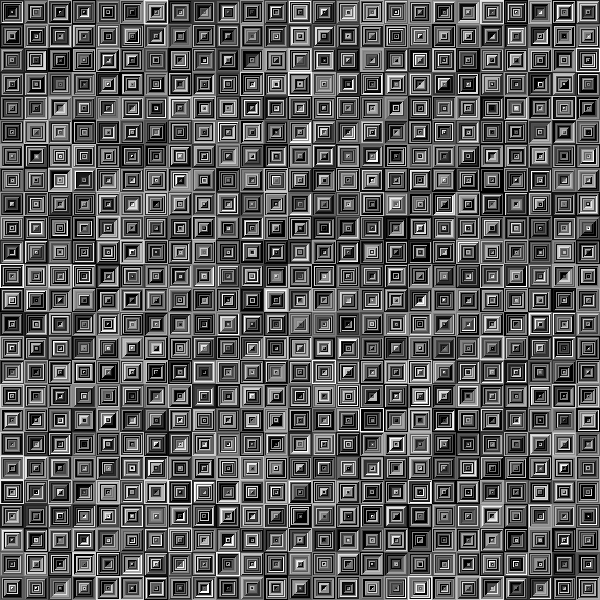
Frame 1 (no input)
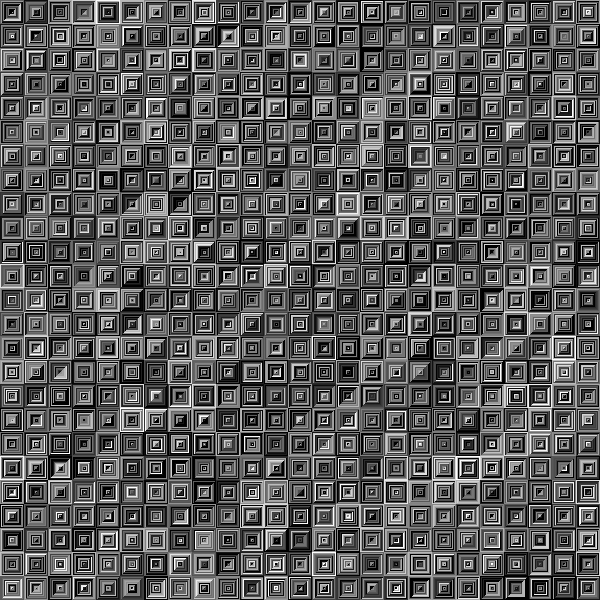
Frame 60 (the mouse pressed at the canvas centre just before this capture)
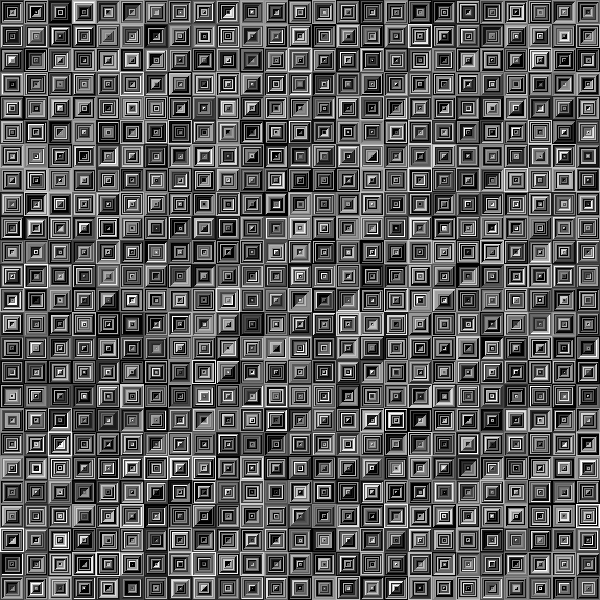
Frame 120 (the mouse held since frame 60 and released just before this capture)

The Processing sketch that drew these frames (run headless with seeded random() and noise(); from frame 60 on, the mouse is pressed at the canvas centre):

// Processing sketch: processing_143044
// ── processing_143044.pde

/*
Coded by Kof @ 
Fri Apr  4 23:19:39 CEST 2014



   ,dPYb,                  ,dPYb,
   IP'`Yb                  IP'`Yb
   I8  8I                  I8  8I
   I8  8bgg,               I8  8'
   I8 dP" "8    ,ggggg,    I8 dP
   I8d8bggP"   dP"  "Y8ggg I8dP
   I8P' "Yb,  i8'    ,8I   I8P
  ,d8    `Yb,,d8,   ,d8'  ,d8b,_
  88P      Y8P"Y8888P"    PI8"8888
                           I8 `8,
                           I8  `8,
                           I8   8I
                           I8   8I
                           I8, ,8'
                            "Y8P'
*/

float SPEED = 8.17;
float STEP = 110.33;
float SPREAD = 10013.97;

//////////////////////////////////////

ArrayList modulars;
int SIZE = 24;

//////////////////////////////////////

void setup(){

  size(600,600);

  modulars = new ArrayList();

  for(int y =0 ; y < height;y+=SIZE){
    for(int x =0 ; x < width;x+=SIZE){
      modulars.add(new Modular(x,y,SIZE));
    }
  }

  frameRate(30);
  noSmooth();


}


void draw(){

  for(Object o: modulars){
    Modular m = (Modular)o;
    m.draw();
  }
}


//////////////////////////////////////


class Modular{

  PGraphics img;
  int x,y,w,h;
  float cset[];

  Modular(int _x,int _y,int _d){

    x = _x;
    y = _y;

    w = _d;
    h = _d;

    cset = new float[w>=h?w:h];
    img = createGraphics(w,h,JAVA2D);

    fillColors();


  }

  void fillColors(){
    for(int i = 0 ;  i < cset.length;i++){
      // magic oneliner
      cset[i] = 255*(noise((frameCount/SPEED+i*STEP+modulars.indexOf(this)*SPREAD))*2.0-0.6);
      cset[i] = constrain(cset[i],0,255);
    }
    regenerate();

  }

  void regenerate(){
    img.beginDraw();
    img.noSmooth();
    img.rectMode(CENTER);
    img.noFill();
    for(int i = 0 ; i < w;i++){
      img.stroke(cset[i]);
      img.rect(w/2,h/2,i,i);
    }
    img.endDraw();
  }


  void draw(){
    fillColors();
    image(img,x,y);
  }
}
